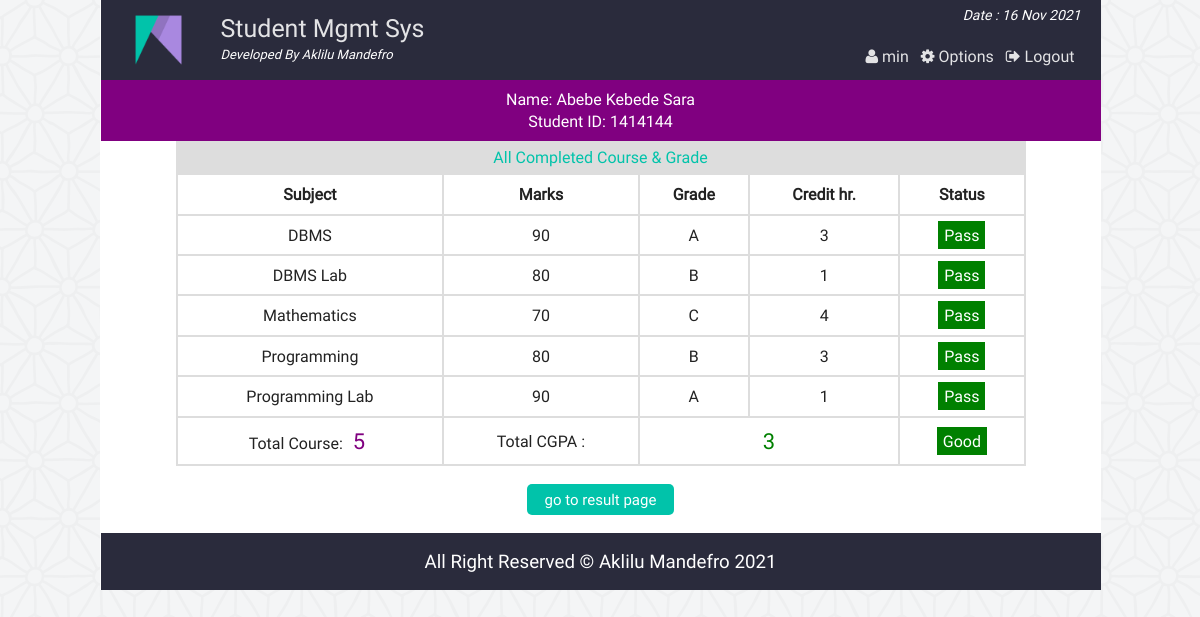
/view_cgpa.php?vr=1414144&vn=Abebe Kebede Sara (signed in), run on the app's committed database.
### tables this page shows
CREATE TABLE `result` (
  `id` int(11) NOT NULL,
  `st_id` int(11) NOT NULL,
  `marks` int(5) NOT NULL,
  `sub` varchar(50) NOT NULL,
  `semester` varchar(20) NOT NULL
);

### php/functions.php (called while the page is built, shortened)
<?php
class login_registration_class{
	public function view_cgpa($stid){
		global $conn;
		$sql = "select * from result where st_id='$stid'";
		$result = $conn->query($sql);
		return $result;
	}
};
?>

### view_cgpa.php (the view, shortened to what this page needs)
<?php
	require "php/config.php";
	require_once "php/functions.php";
	$user = new login_registration_class();
	if(isset($_REQUEST['vr'])){
		$stid = $_REQUEST['vr'];
		$name = $_REQUEST['vn'];
	}
?>
<?php
include "php/headertop_admin.php";
?>
<div class="all_student fix">
		<?php
		function credit_hour($x){
			if($x=="DBMS") return 3;
			elseif($x == "DBMS Lab") return 1;
			elseif($x == "Mathematics") return 4;
			elseif($x == "Programming") return 3;
			elseif($x == "Programming Lab") return 1;
			elseif($x == "English") return 4;
			elseif($x == "Physics") return 3;
			elseif($x == "Chemistry") return 3;
			elseif($x == "Psychology") return 3;
		}
		function grade_point($gd){
			if($gd<60) return 0;
			elseif($gd>=60 && $gd<70) return 1;
			elseif($gd>=70 && $gd<80) return 2;
			elseif($gd>=80 && $gd<90) return 3;
			elseif($gd>=90 && $gd<=100) return 4;
		}
		?>
		<div>
	<p style="text-align:center;color:#fff;background:purple;margin:0;padding:8px;"><?php echo "Name: ".$name."<br>Student ID: " . $stid; ?></p>
	</div>
	<p style='text-align:center;background:#ddd;color:#01C3AA;padding:5px;width:84%;margin:0 auto'>All Completed Course & Grade</p>
	<?php
			$i=0;
			$ch = 0;
			$gp = 0;
				$get_result = $user->view_cgpa($stid);
				if($get_result && ($get_result->num_rows)>0){
			?>
				<table class="tab_two" style="text-align:center;width:85%;margin:0 auto">
					<th>Subject</th>
					<th>Marks</th>
					<th>Grade</th>
					<th>Credit hr.</th>
					<th>Status</th>
		<?php
				while($rows = $get_result->fetch_assoc()){
				$i++;
				$ch = $ch + credit_hour($rows['sub']);
		?>
			<tr>
				<td><?php echo $rows['sub']; ?></td>
				<td><?php echo $rows['marks']; ?></td>
				<td>
				<?php
					$mark = $rows['marks'];
					if($mark<60){echo "F";}
					elseif($mark>=60 && $mark<70){echo "D";}
					elseif($mark>=70 && $mark<80){echo "C";}
					elseif($mark>=80 && $mark<90){echo "B";}
					elseif($mark>=90 && $mark<=100){echo "A";}
					$gp = $gp + (credit_hour($rows['sub']) * grade_point($rows['marks']));
				?>
				</td>
				<td><?php echo credit_hour($rows['sub']); ?></td>
				<td>
				<?php
					$stat = $rows['marks'];
					if($stat<60){
						echo "<span style='background:red;padding:3px 11px;color:#fff;'>Fail</span>";
					}elseif($stat>=60 && $stat<70){
						echo "<span style='background:yellow'>Retake</span>";
					}else{
						echo "<span style='background:green;padding:3px 6px;color:#fff;'>Pass</span>";
					}
				?>
				</td>
			</tr>
			<?php } ?>
			<tr>
			<td><?php echo "Total Course: <span style='color:#800080;padding:3px 6px;font-size:22px'>".$i."</span>"; ?></td>
				<td colspan="1">Total CGPA : </td>
				<td colspan="2">
				<?php
				$sg = $gp/$ch;
				echo "<span style='color:green;padding:3px 6px;font-size:22px'>" . round($sg,2) . "</span>"; ?>
				</td>
				<td>
					<?php
						if($sg>=3.5){
							echo "<span style='background:purple;padding:3px 6px;color:#fff;'>Excellent";
						}elseif($sg>=3.0 && $sg<3.5){
							echo "<span style='background:green;padding:3px 6px;color:#fff;'>Good";
						}elseif($sg>=2.5 && $sg<3.0){
							echo "<span style='background:gray;padding:3px 6px;color:#fff;'>Average";
						}else{
							echo "<span style='background:red;padding:3px 6px;color:#fff;'>Probation";
						}
					?>
				</td>
			</tr>
		</table>
		<?php
			}
			else{
				echo  "<p style='color:red;text-align:center'>Nothing Found</p>";
				}
		?>
		<div class="back fix">
			<p style="text-align:center"><a href="view_result.php?vr=<?php echo $stid?>&vn=<?php echo $name?>"><button class="editbtn">go to result page</button></a></p>
		</div>
</div>
<?php include "php/footerbottom.php";?>

### css/main.css (style rules this page uses)
html { color: #222; font-size: 1em; line-height: 1.4; }
a { text-decoration:none; }
.fix { overflow:hidden; }
body { font-family:roboto !important; background:url(../img/ptrn.png) repeat fixed; }
.st_reg th, td { padding: 8px; }
.editbtn { background-color: #01C3AA; border: none; border-radius:5px; color: white; padding: 5px 18px; text-align: center; text-decoration: none; display: inline-block; font-size: 15px; margin: 2px 1px; cursor: pointer; }
.all_student { min-height:450px; }
table.att_tab tr,td,th { border:2px solid #ddd; border-collapse:collapse; padding:8px; }

### data on the page
result: sub "DBMS", marks "90", shows "A", sub "3", shows "Pass"
result: sub "DBMS Lab", marks "80", sub "1", shows "Pass"
result: sub "Mathematics", marks "70", shows "C", sub "4", shows "Pass"
result: sub "Programming", marks "80", shows "B", sub "3", shows "Pass"
result: sub "Programming Lab", marks "90", shows "A", sub "1", shows "Pass"

### other printed values
$admin_name "min"
$name "Abebe Kebede Sara"
$stid "1414144"
$i "5"
$sg "3"
